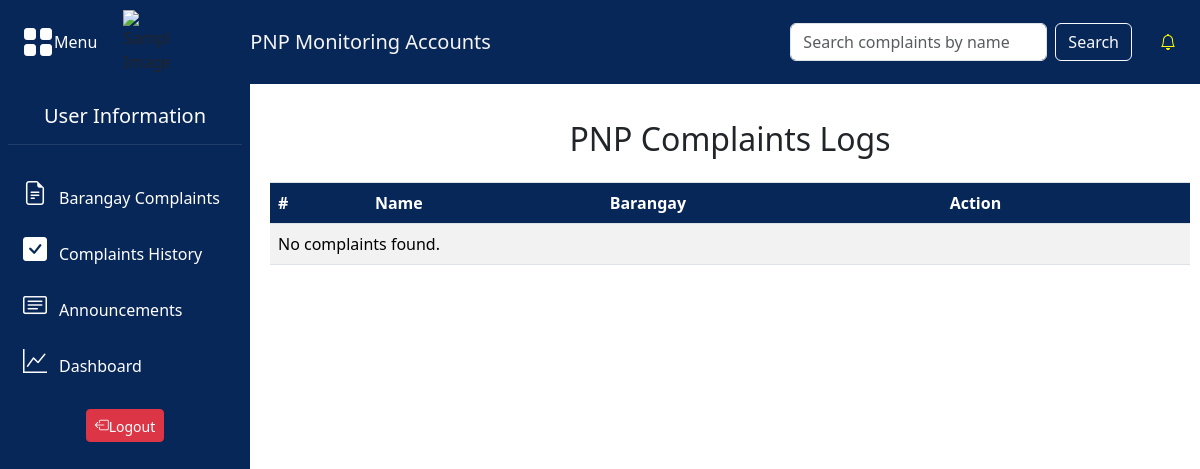
The app's page /pnp/pnplogs.php, older data.
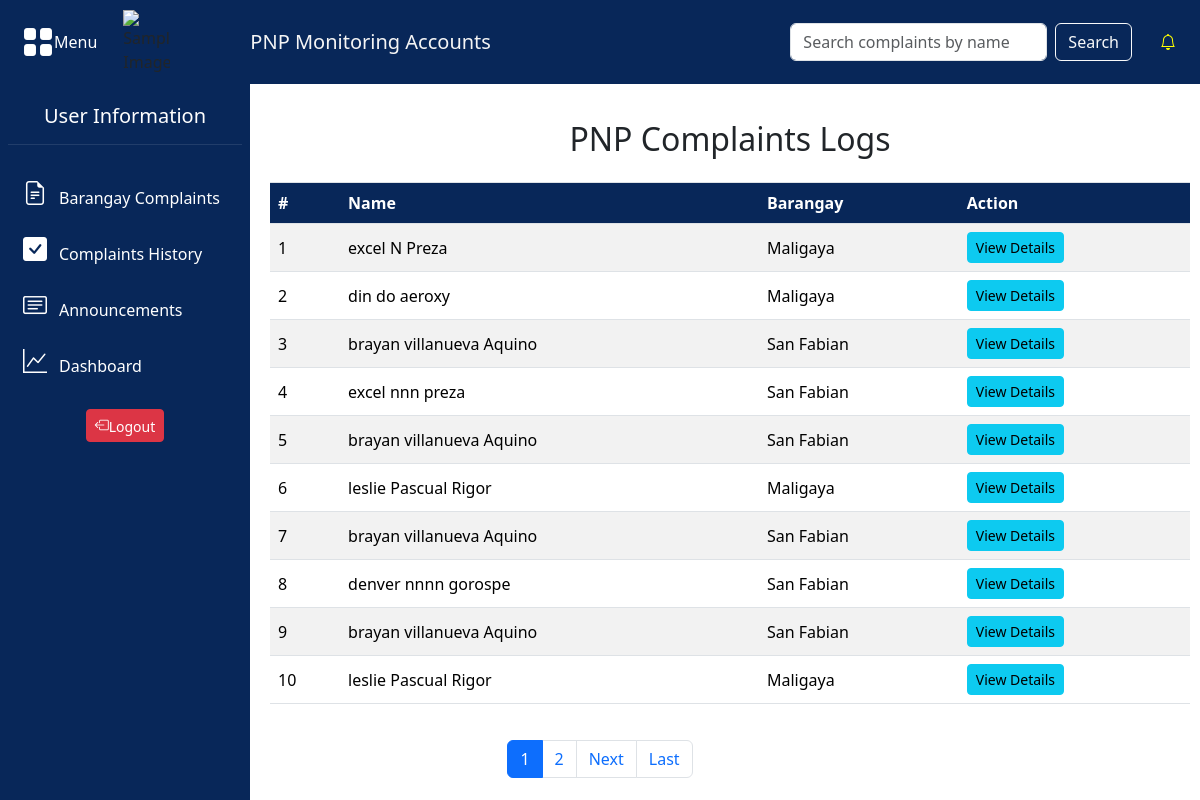
The same page, newer data.
### tables this page shows
CREATE TABLE `tbl_complaints` (
  `complaints_id` int(15) NOT NULL,
  `complaint_name` varchar(255) NOT NULL,
  `cp_number` varchar(10) NOT NULL,
  `complaints_person` varchar(15) NOT NULL,
  `status` varchar(20) NOT NULL DEFAULT '''Inprogress''',
  `complaints` text NOT NULL,
  `responds` enum('barangay','pnp') NOT NULL,
  `date_filed` date NOT NULL,
  `approved` tinyint(1) NOT NULL,
  `category_id` int(1) NOT NULL,
  `barangays_id` int(10) NOT NULL,
  `image_id` int(10) NOT NULL,
  `info_id` int(11) NOT NULL,
  `user_id` int(11) NOT NULL
);

CREATE TABLE `tbl_users_barangay` (
  `barangays_id` int(11) NOT NULL,
  `barangay_name` varchar(255) NOT NULL,
  `official_id` int(11) NOT NULL
);

### pnp/pnplogs.php (the view, shortened to what this page needs)
<?php
include '../connection/dbconn.php';
$results_per_page = 10;
$page = isset($_GET['page']) && is_numeric($_GET['page']) && $_GET['page'] > 0 ? (int)$_GET['page'] : 1;
$start_from = ($page - 1) * $results_per_page;
$search_query = isset($_GET['search']) ? $_GET['search'] : '';
function displayComplaintDetails($pdo, $search_query, $start_from, $results_per_page) {
    try {
        $search_query = '%' . $search_query . '%';
        $stmt = $pdo->prepare("
            SELECT c.complaints_id, c.complaint_name, b.barangay_name
            FROM tbl_complaints c
            LEFT JOIN tbl_users_barangay b ON c.barangays_id = b.barangays_id
            WHERE c.responds = 'pnp'
            AND (c.complaint_name LIKE ? OR b.barangay_name LIKE ?)
            ORDER BY c.date_filed ASC
            LIMIT ?, ?
        ");
        $stmt->bindParam(1, $search_query, PDO::PARAM_STR);
        $stmt->bindParam(2, $search_query, PDO::PARAM_STR);
        $stmt->bindParam(3, $start_from, PDO::PARAM_INT);
        $stmt->bindParam(4, $results_per_page, PDO::PARAM_INT);
        $stmt->execute();
        if ($stmt->rowCount() == 0) {
            echo "<tr><td colspan='4'>No complaints found.</td></tr>";
        } else {
            $row_number = $start_from + 1;
            while ($row = $stmt->fetch(PDO::FETCH_ASSOC)) {
                $complaint_id = htmlspecialchars($row['complaints_id']);
                $complaint_name = htmlspecialchars($row['complaint_name']);
                $barangay_name = htmlspecialchars($row['barangay_name']);
                echo "<tr>";
                echo "<td class='align-middle'>{$row_number}</td>";
                echo "<td class='align-middle'>{$complaint_name}</td>";
                echo "<td class='align-middle'>{$barangay_name}</td>";
                echo "<td '>
                        <button type='button' class='btn btn-sm btn-info' onclick='loadComplaintDetails({$complaint_id})'>View Details</button>
                      </td>";
                echo "</tr>";
                $row_number++;
            }
        }
    } catch (PDOException $e) {
        echo "<tr><td colspan='4'>Error fetching PNP complaints logs: " . $e->getMessage() . "</td></tr>";
    }
}
$stmt = $pdo->prepare("
    SELECT COUNT(*) AS total
    FROM tbl_complaints c
    LEFT JOIN tbl_users_barangay b ON c.barangays_id = b.barangays_id
    WHERE c.responds = 'pnp'
    AND (c.complaint_name LIKE ? OR b.barangay_name LIKE ?)
");
$search_query_like = '%' . $search_query . '%';
$stmt->execute([$search_query_like, $search_query_like]);
$row = $stmt->fetch(PDO::FETCH_ASSOC);
$total_complaints = $row['total'];
$total_pages = ceil($total_complaints / $results_per_page);
?>
<!DOCTYPE html>
<html lang="en">
<head>
    <link href="https://cdnjs.cloudflare.com/ajax/libs/bootstrap-icons/1.8.1/font/bootstrap-icons.min.css" rel="stylesheet">
    <link href="https://cdn.jsdelivr.net/npm/bootstrap@5.3.3/dist/css/bootstrap.min.css" rel="stylesheet">
    <link rel="stylesheet" type="text/css" href="../styles/style.css">
</head>
<body>
<?php
include '../includes/pnp-nav.php';
include '../includes/pnp-bar.php';
?>
    <center><div class="content">
        <h2 class="mt-3 mb-4">PNP Complaints Logs</h2>
        <div class="table">
            <table class="table table-striped table-bordered">
                <thead>
                    <tr>
                        <th>#</th>
                        <th>Name</th>
                        <th>Barangay</th>
                        <th>Action</th>
                    </tr>
                </thead>
                <tbody>
                    <?php
                        displayComplaintDetails($pdo, $search_query, $start_from, $results_per_page);
                    ?>
                </tbody>
            </table>
        </div>
    </div>
    <nav>
        <ul class="pagination justify-content-center">
            <?php for ($i = 1; $i <= $total_pages; $i++): ?>
                <li class="page-item <?= ($i == $page) ? 'active' : ''; ?>">
                    <a class="page-link" href="?page=<?= $i; ?>&search=<?= htmlspecialchars($search_query); ?>"><?= $i; ?></a>
                </li>
            <?php endfor; ?>
            <?php if ($page < $total_pages): ?>
                <li class="page-item">
                    <a class="page-link" href="?page=<?= $page + 1; ?>&search=<?= htmlspecialchars($search_query); ?>">Next</a>
                </li>
                <li class="page-item">
                    <a class="page-link" href="?page=<?= $total_pages; ?>&search=<?= htmlspecialchars($search_query); ?>">Last</a>
                </li>
            <?php endif; ?>
        </ul>
    </nav>
    </center>
</body>
</html>

Row changes from the older to the newer data that the page shows:
added tbl_complaints: complaint_name "excel N Preza", barangays.barangay_name "Maligaya"
added tbl_complaints: complaint_name "din do aeroxy", barangays.barangay_name "Maligaya"
added tbl_complaints: complaint_name "brayan villanueva Aquino", barangays.barangay_name "San Fabian"
now on this page (row edited): tbl_complaints: complaint_name "excel nnn preza", barangays.barangay_name "San Fabian"
added tbl_complaints: complaint_name "brayan villanueva Aquino", barangays.barangay_name "San Fabian"
added tbl_complaints: complaint_name "leslie Pascual Rigor", barangays.barangay_name "Maligaya"
added tbl_complaints: complaint_name "brayan villanueva Aquino", barangays.barangay_name "San Fabian"
added tbl_complaints: complaint_name "denver nnnn gorospe", barangays.barangay_name "San Fabian"
added tbl_complaints: complaint_name "brayan villanueva Aquino", barangays.barangay_name "San Fabian"
added tbl_complaints: complaint_name "leslie Pascual Rigor", barangays.barangay_name "Maligaya"
Text that changed along with them:
new list line: "1"
new list line: "2"
text no longer shown: "No complaints found."
text now shown: "Next Last"
